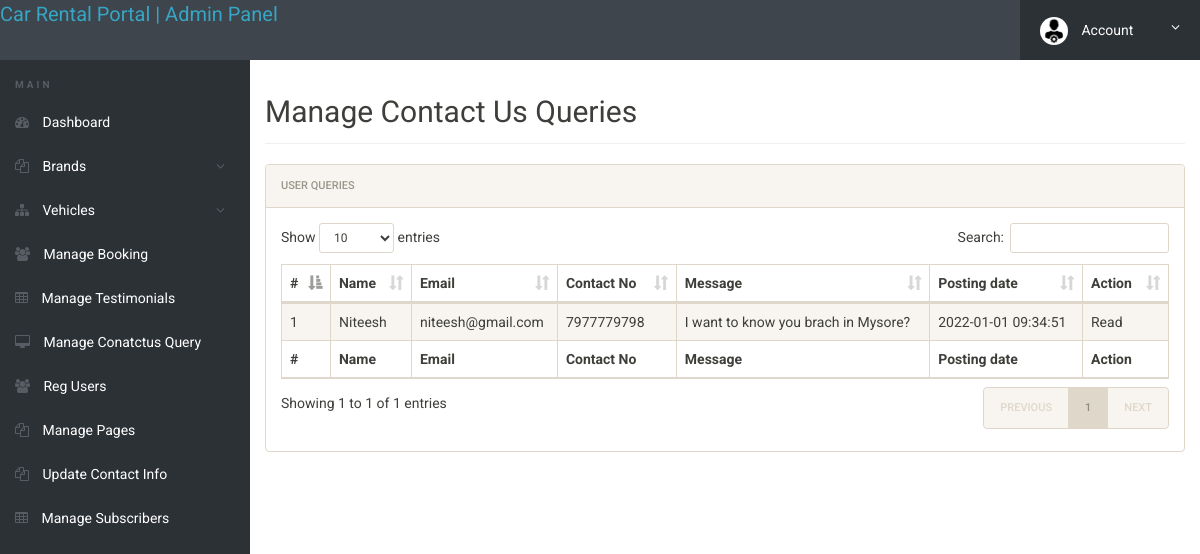
/admin/manage-conactusquery.php (signed in), run on the app's committed database.
### tables this page shows
CREATE TABLE `tblcontactusquery` (
  `id` int(11) NOT NULL,
  `name` varchar(100) DEFAULT NULL,
  `EmailId` varchar(120) DEFAULT NULL,
  `ContactNumber` char(11) DEFAULT NULL,
  `Message` longtext DEFAULT NULL,
  `PostingDate` timestamp NOT NULL DEFAULT current_timestamp(),
  `status` int(11) DEFAULT NULL
);

### admin/manage-conactusquery.php (the view, shortened to what this page needs)
<?php
include('includes/config.php');
if(strlen($_SESSION['alogin'])==0)
	{
header('location:index.php');
}
else{
 ?>
<!doctype html>
<html lang="en" class="no-js">
<head>
	<link rel="stylesheet" href="css/font-awesome.min.css">
	<link rel="stylesheet" href="css/bootstrap.min.css">
	<link rel="stylesheet" href="css/dataTables.bootstrap.min.css">
	<link rel="stylesheet" href="css/bootstrap-social.css">
	<link rel="stylesheet" href="css/bootstrap-select.css">
	<link rel="stylesheet" href="css/fileinput.min.css">
	<link rel="stylesheet" href="css/awesome-bootstrap-checkbox.css">
	<link rel="stylesheet" href="css/style.css">
</head>
<body>
	<?php include('includes/header.php');?>
	<div class="ts-main-content">
		<?php include('includes/leftbar.php');?>
		<div class="content-wrapper">
			<div class="container-fluid">
				<div class="row">
					<div class="col-md-12">
						<h2 class="page-title">Manage Contact Us Queries</h2>
						<div class="panel panel-default">
							<div class="panel-heading">User queries</div>
							<div class="panel-body">
								<table id="zctb" class="display table table-striped table-bordered table-hover" cellspacing="0" width="100%">
									<thead>
										<tr>
										<th>#</th>
											<th>Name</th>
											<th>Email</th>
											<th>Contact No</th>
											<th>Message</th>
											<th>Posting date</th>
											<th>Action</th>
										</tr>
									</thead>
									<tfoot>
										<tr>
										<th>#</th>
											<th>Name</th>
											<th>Email</th>
											<th>Contact No</th>
											<th>Message</th>
											<th>Posting date</th>
											<th>Action</th>
										</tr>
									</tfoot>
									<tbody>
									<?php $sql = "SELECT * from  tblcontactusquery ";
$query = $dbh -> prepare($sql);
$query->execute();
$results=$query->fetchAll(PDO::FETCH_OBJ);
$cnt=1;
if($query->rowCount() > 0)
{
foreach($results as $result)
{				?>
										<tr>
											<td><?php echo htmlentities($cnt);?></td>
											<td><?php echo htmlentities($result->name);?></td>
											<td><?php echo htmlentities($result->EmailId);?></td>
											<td><?php echo htmlentities($result->ContactNumber);?></td>
											<td><?php echo htmlentities($result->Message);?></td>
											<td><?php echo htmlentities($result->PostingDate);?></td>
																<?php if($result->status==1)
{
	?><td>Read</td>
<?php } else {?>
<td><a href="manage-conactusquery.php?eid=<?php echo htmlentities($result->id);?>" onclick="return confirm('Do you really want to read')" >Pending</a>
</td>
<?php } ?>
										</tr>
										<?php $cnt=$cnt+1; }} ?>
									</tbody>
								</table>
							</div>
						</div>
					</div>
				</div>
			</div>
		</div>
	</div>
</body>
</html>
<?php } ?>

### admin/css/style.css (style rules this page uses)
html { font-size: 14px; }
@media only screen and (min-width: 480px) { html { font-size: 17px; } }
@media only screen and (min-width: 768px) { html { font-size: 14px; } }
body { font-size: 1em; }
.panel { overflow: hidden; }
.page-title { padding-bottom: 15px; margin-bottom: 20px; border-bottom: 1px solid #f0f0f0; }
.ts-main-content .content-wrapper { padding-top: 15px; margin-top: 60px; }
@media only screen and (min-width: 992px) { .ts-main-content .content-wrapper { margin-left: 250px; } }

### data on the page
tblcontactusquery: name "Niteesh", EmailId "niteesh@gmail.com", ContactNumber "7977779798", Message "I want to know you brach in Mysore?", PostingDate "2022-01-01 09:34:51", status "Read"
